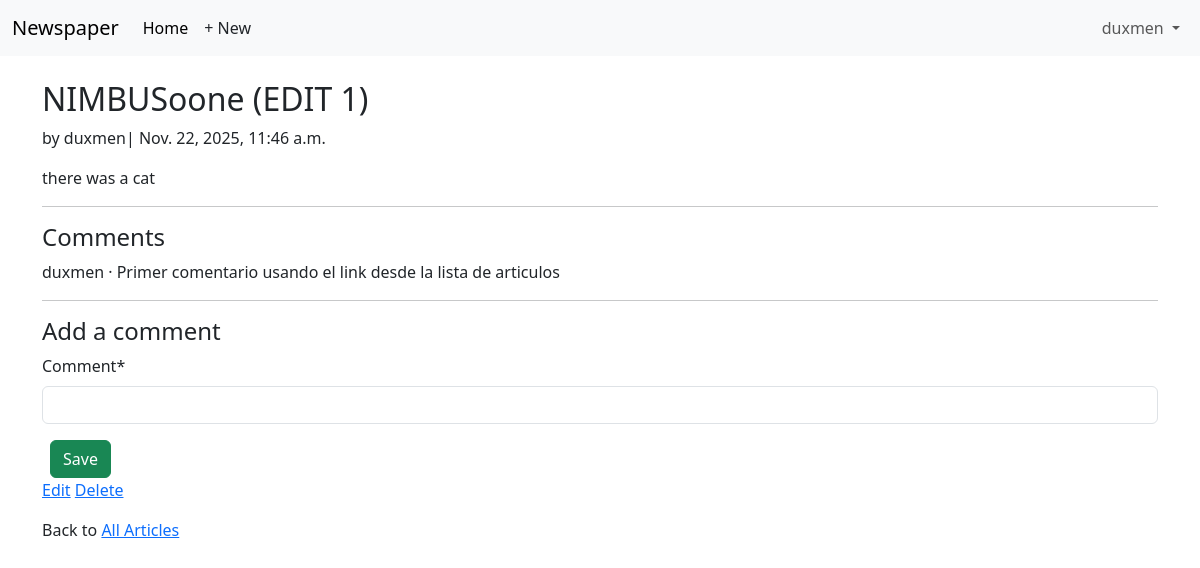
The app's page /articles/1/ (signed in) with its own data.
### accounts/models.py (models this page shows)
class CustomUser(AbstractUser):  # added
    age = models.PositiveIntegerField(null=True, blank=True)

### articles/models.py (models this page shows, shortened)
class Article(models.Model):
    title = models.CharField(max_length=255)
    body = models.TextField()
    date = models.DateTimeField(auto_now_add=True)
    author = models.ForeignKey(
        settings.AUTH_USER_MODEL,
        on_delete=models.CASCADE,
    )

class Comment(models.Model):
    article = models.ForeignKey(Article, on_delete=models.CASCADE)
    comment = models.CharField(max_length=140)
    author = models.ForeignKey(
        settings.AUTH_USER_MODEL,
        on_delete=models.CASCADE,
    )
    def __str__(self):
        return self.comment

### articles/views.py (the view, shortened to what this page needs)
# urls.py: path("<int:pk>/", ArticleDetailView.as_view(), name="article_detail"),
class ArticleDetailView(LoginRequiredMixin, View):
    def get(self, request, *args, **kwargs):
        view = CommentGet.as_view()
        return view(request, *args, **kwargs)

### articles/forms.py
class CommentForm(forms.ModelForm):
    class Meta:
        model = Comment
        fields = ("comment",)

### articles/views.py (called while the page is built)
    def get_context_data(self, **kwargs):
        context = super().get_context_data(**kwargs)
        context["form"] = CommentForm()
        return context

### templates/article_detail.html (shortened to what this page needs)
{% extends "base.html" %}
{% load crispy_forms_tags %}
{% block content %}
<div class="article-entry">
    <h2>{{ object.title }}</h2>
    <p>by {{ object.author }}| {{ object.date }} </p>
    <p> {{ object.body }} </p>
</div>
<hr>
<h4>Comments</h4>
{% for comment in article.comment_set.all %}
<p>{{ comment.author }} &middot; {{ comment }}</p>
{% endfor %}
<hr>
<h4>Add a comment</h4>
<form action="" method="post">
    {{ form|crispy }}
    <button class="btn btn-success ms-2" type='submit'>Save</button>
</form>
<div>
    {% if article.author.pk == request.user.pk %}
    <p><a href="{% url "article_edit" article.pk %}">Edit</a>
        <a href="{% url "article_delete" article.pk %}">Delete</a>
    </p>
    {% endif %}
    <p>Back to <a href="{% url "article_list" %}">All Articles</a></p>
</div>
{% endblock content %}

### templates/base.html (shortened to what this page needs)
<!DOCTYPE html>
<html>
<head>
  <link href="https://cdn.jsdelivr.net/npm/bootstrap@5.3.3/dist/css/bootstrap.min.css" rel="stylesheet">
</head>
<body>
  <nav class="navbar navbar-expand-lg bg-body-tertiary">
    <div class="container-fluid">
      <a class="navbar-brand" href="{% url 'home' %}">Newspaper</a>
      <div class="collapse navbar-collapse" id="navbarSupportedContent">
        <ul class="navbar-nav me-auto mb-2 mb-lg-0">
          <li class="nav-item">
            <a class="nav-link active" aria-current="page" href="#">Home</a>
          </li>
          {% if user.is_authenticated %}
          <li><a href="{% url "article_new" %}" class="nav-link px-2 link-dark">+ New</a></li>
        </ul>
        <div class="mr-auto">
          <ul class="navbar-nav">
            <li class="nav-item dropdown">
              <a class="nav-link dropdown-toggle" href="#" role="button" data-bs-toggle="dropdown"
                aria-expanded="false">
                {{ user.username }}
              </a>
            </li>
        {% endif %}
      </div>
    </div>
  </nav>
  <main>
    <div class="container">
      <br/>
      {% block content %}
      {% endblock content %}
    </div>
  </main>
</body>
</html>

### records on screen
CustomUser: username "duxmen"
Article: title "NIMBUSoone (EDIT 1)", author "duxmen", date "Nov. 22, 2025, 11:46 a.m.", body "there was a cat"
Comment: author "duxmen", comment "Primer comentario usando el link desde la lista de articulos"
